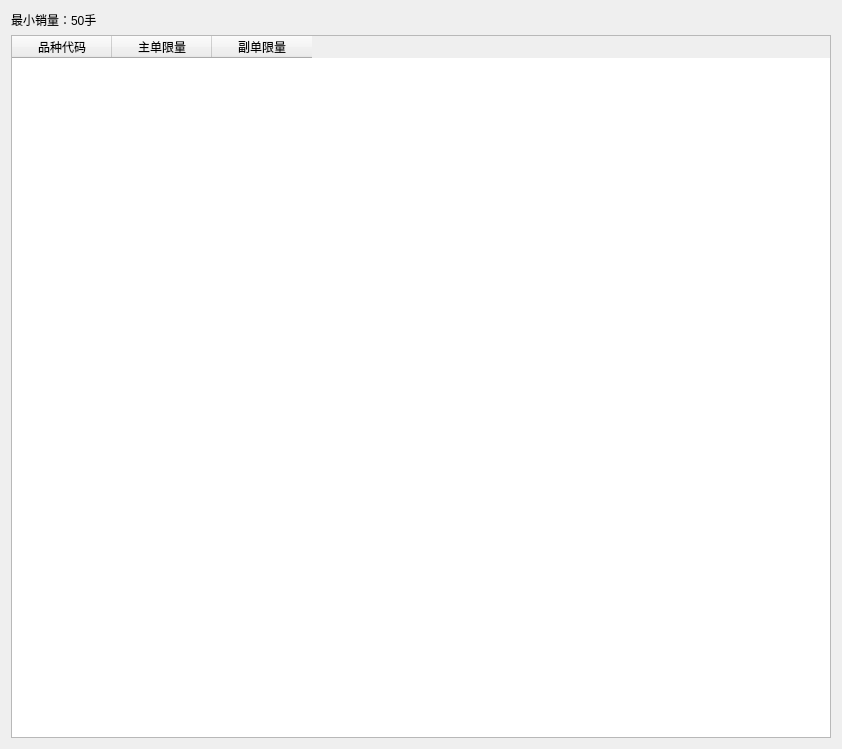
<?xml version="1.0" encoding="UTF-8"?>
<ui version="4.0">
 <class>Dialog</class>
 <widget class="QDialog" name="Dialog">
  <property name="geometry">
   <rect>
    <x>0</x>
    <y>0</y>
    <width>842</width>
    <height>749</height>
   </rect>
  </property>
  <property name="windowTitle">
   <string>今日可交易期权</string>
  </property>
  <layout class="QVBoxLayout" name="verticalLayout_2">
   <item>
    <widget class="QLabel" name="label">
     <property name="sizePolicy">
      <sizepolicy hsizetype="Fixed" vsizetype="Fixed">
       <horstretch>0</horstretch>
       <verstretch>0</verstretch>
      </sizepolicy>
     </property>
     <property name="text">
      <string>最小销量：50手</string>
     </property>
    </widget>
   </item>
   <item>
    <layout class="QVBoxLayout" name="verticalLayout">
     <item>
      <widget class="QTableWidget" name="tableWidget">
       <property name="sizePolicy">
        <sizepolicy hsizetype="Minimum" vsizetype="Minimum">
         <horstretch>0</horstretch>
         <verstretch>0</verstretch>
        </sizepolicy>
       </property>
       <property name="autoScroll">
        <bool>false</bool>
       </property>
       <column>
        <property name="text">
         <string>品种代码</string>
        </property>
       </column>
       <column>
        <property name="text">
         <string>主单限量</string>
        </property>
       </column>
       <column>
        <property name="text">
         <string>副单限量</string>
        </property>
       </column>
      </widget>
     </item>
    </layout>
   </item>
  </layout>
 </widget>
 <resources/>
 <connections/>
</ui>
